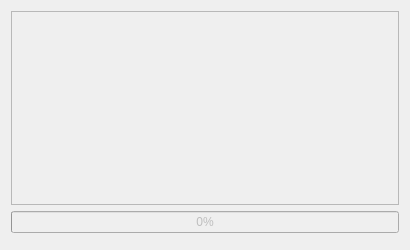
<?xml version="1.0" encoding="UTF-8"?>
<ui version="4.0">
 <class>Dialog</class>
 <widget class="QDialog" name="Dialog">
  <property name="geometry">
   <rect>
    <x>0</x>
    <y>0</y>
    <width>410</width>
    <height>250</height>
   </rect>
  </property>
  <property name="minimumSize">
   <size>
    <width>410</width>
    <height>100</height>
   </size>
  </property>
  <property name="windowTitle">
   <string>%s: Initialize Effect</string>
  </property>
  <layout class="QVBoxLayout" name="verticalLayout">
   <item>
    <widget class="QScrollArea" name="scrollArea">
     <property name="widgetResizable">
      <bool>true</bool>
     </property>
     <widget class="QWidget" name="scrollAreaWidgetContents">
      <property name="geometry">
       <rect>
        <x>0</x>
        <y>0</y>
        <width>390</width>
        <height>160</height>
       </rect>
      </property>
      <property name="sizePolicy">
       <sizepolicy hsizetype="Expanding" vsizetype="Expanding">
        <horstretch>0</horstretch>
        <verstretch>0</verstretch>
       </sizepolicy>
      </property>
      <layout class="QFormLayout" name="formLayout"/>
     </widget>
    </widget>
   </item>
   <item>
    <widget class="QProgressBar" name="progressBar">
     <property name="enabled">
      <bool>false</bool>
     </property>
     <property name="value">
      <number>0</number>
     </property>
    </widget>
   </item>
   <item>
    <widget class="QDialogButtonBox" name="buttonBox">
     <property name="orientation">
      <enum>Qt::Horizontal</enum>
     </property>
     <property name="standardButtons">
      <set>QDialogButtonBox::NoButton</set>
     </property>
    </widget>
   </item>
  </layout>
 </widget>
 <resources/>
 <connections>
  <connection>
   <sender>buttonBox</sender>
   <signal>accepted()</signal>
   <receiver>Dialog</receiver>
   <slot>accept()</slot>
   <hints>
    <hint type="sourcelabel">
     <x>248</x>
     <y>254</y>
    </hint>
    <hint type="destinationlabel">
     <x>157</x>
     <y>274</y>
    </hint>
   </hints>
  </connection>
  <connection>
   <sender>buttonBox</sender>
   <signal>rejected()</signal>
   <receiver>Dialog</receiver>
   <slot>reject()</slot>
   <hints>
    <hint type="sourcelabel">
     <x>316</x>
     <y>260</y>
    </hint>
    <hint type="destinationlabel">
     <x>286</x>
     <y>274</y>
    </hint>
   </hints>
  </connection>
 </connections>
</ui>
